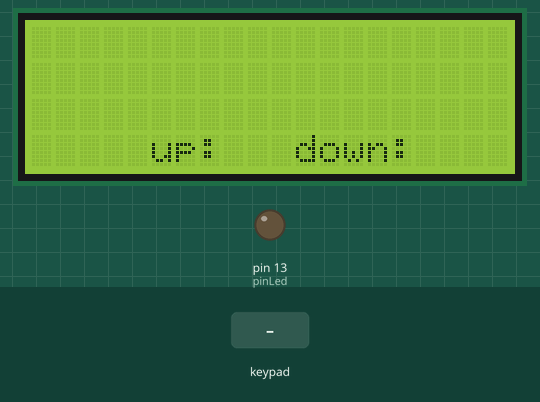
Bench run of a sketch on a simulated Arduino Uno, built with avr-gcc and run on an emulated ATmega328P. On the bench: 20×4 character LCD, output pins drawn as LEDs (lit = HIGH). Wiring (inferred from the names in the program): 4×4 keypad with keys 1 2 3 A 4 5 6 B 7 8 9 C * 0 # D (labels assumed): rows pin 9, pin 8, pin 7, pin 6; columns pin 5, pin 4, pin 3, pin 2. The inputs (shaded band) are chosen by the test bench. Pins used as bus, display or sensor lines are not drawn.

Above: at 1.2 s.
1.3 s: keypad keys 9 8 7 6 # pressed 0.4 s apart
At 3.6 s:
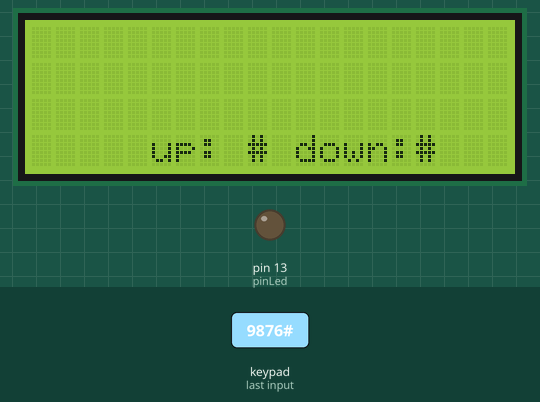
4.8 s: key 'A' pressed
At 5.3 s:
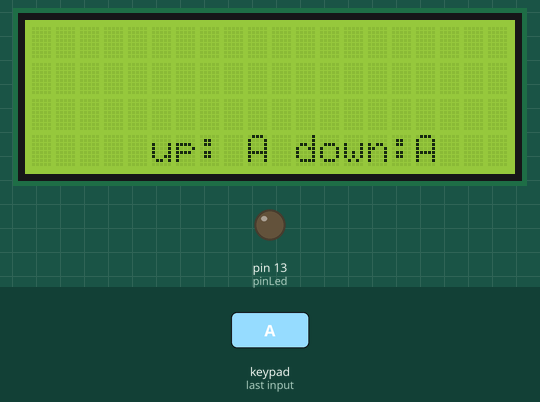
6.5 s: keypad keys 9 8 7 6 * pressed 0.4 s apart
At 9.1 s:
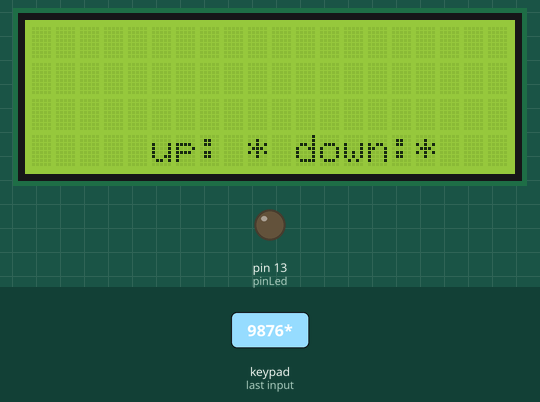
10.0 s: key 'B' pressed
At 11.4 s:
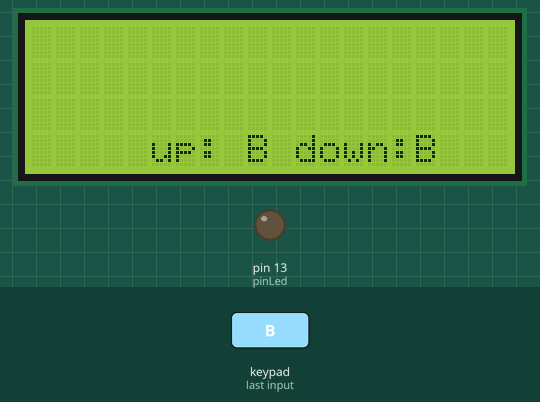
11.7 s: keypad keys 9 8 7 6 D pressed 0.4 s apart
At 12.01 s:
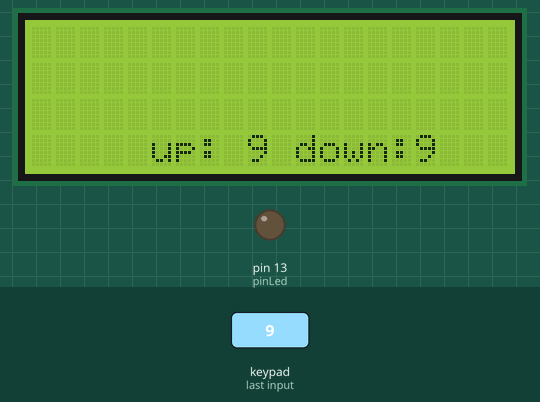
15.2 s: key 'C' pressed
At 16.5 s:
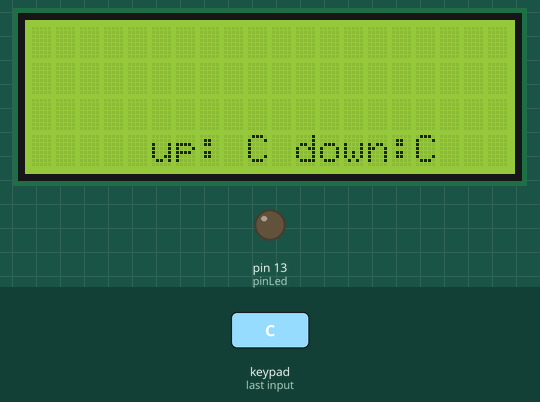
Timing chart, 0 to 17.9 s (numbered marks = the images above; inputs shaded):
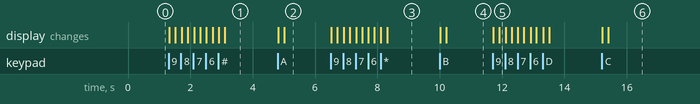

The sketch:

nano_max.ino
```cpp
#include <LiquidCrystal_I2C.h>

#include "nm_key_board.h"

#define LCD_ROW_DEBUG    3
#define LCD_ROW_COUNT    4
#define LCD_COL_DEBUG_1  0
#define LCD_COL_DEBUG_2  5
#define LCD_COL_DEBUG_3  9
#define LCD_COL_DEBUG_4 11
#define LCD_COL_DEBUG_5 16
#define LCD_COL_COUNT   20

int pinBtnRow[R_COUNT] = {9,8,7,6}; //  D6 = header pin 9, D7 = pin 10 ...
int pinBtnCol[C_COUNT] = {5,4,3,2}; //  D2 = header pin 5, D3 = pin 6 ...
const int pinLed       = 13; // D13 = on board LED

void keyDown(int key);
void keyUp(int key);

// set the LCD address to 0x27
// A FEW use address 0x3F
// Set the pins on the I2C chip used for LCD connections:
//                    addr, en,rw,rs,d4,d5,d6,d7,bl,blpol
LiquidCrystal_I2C lcd(0x27, 2, 1, 0, 4, 5, 6, 7, 3, POSITIVE);

NmKeyBoard keyBoard(pinBtnRow, pinBtnCol, keyDown, keyUp);

void setup() {
  Serial.begin(9600);
  lcd.begin(LCD_COL_COUNT, LCD_ROW_COUNT);

  pinMode(pinLed, OUTPUT);

  lcd.setCursor(LCD_COL_DEBUG_2, LCD_ROW_DEBUG);
  lcd.print("up:");
  lcd.setCursor(LCD_COL_DEBUG_4, LCD_ROW_DEBUG);
  lcd.print("down:");
}

void loop() {
  keyBoard.keyBoardTask();
}

void keyDown(int key) {
  lcd.setCursor(LCD_COL_DEBUG_5, LCD_ROW_DEBUG);
  printKeyToLcd(key);
}

void keyUp(int key) {
  lcd.setCursor(LCD_COL_DEBUG_3, LCD_ROW_DEBUG);
  printKeyToLcd(key);
}

void printKeyToLcd(int key) {
  switch (key) {
    case KEY_0:
      lcd.print("0");
      break;
    case KEY_1:
      lcd.print("1");
      break;
    case KEY_2:
      lcd.print("2");
      break;
    case KEY_3:
      lcd.print("3");
      break;
    case KEY_4:
      lcd.print("4");
      break;
    case KEY_5:
      lcd.print("5");
      break;
    case KEY_6:
      lcd.print("6");
      break;
    case KEY_7:
      lcd.print("7");
      break;
    case KEY_8:
      lcd.print("8");
      break;
    case KEY_9:
      lcd.print("9");
      break;
    case KEY_ASTR:
      lcd.print("*");
      break;
    case KEY_HASH:
      lcd.print("#");
      break;
    case KEY_A:
      lcd.print("A");
      break;
    case KEY_B:
      lcd.print("B");
      break;
    case KEY_C:
      lcd.print("C");
      break;
    case KEY_D:
      lcd.print("D");
      break;
  }
}
```

nm_key_board.cpp
```cpp
#include "Arduino.h"
#include "nm_key_board.h"

NmKeyBoard::NmKeyBoard(int *pinBtnRow, int *pinBtnCol, void (*onKeyDownHandler)(int), void (*onKeyUpHandler)(int)) {
  for (int c=0; c < C_COUNT; c++) {
    _pinBtnCol[c] = pinBtnCol[c];
    pinMode(_pinBtnCol[c], INPUT_PULLUP);
  }

  for (int r=0; r < R_COUNT; r++) {
    _pinBtnRow[r] = pinBtnRow[r];
    pinMode(_pinBtnRow[r], OUTPUT);
    digitalWrite(_pinBtnRow[r], HIGH);
  }

  for (int c=0; c < C_COUNT; c++) {
    for (int r=0; r < R_COUNT; r++) {
      _buttonState[r][c] = BTN_STATE_OPENED;
    }
  }

  this->onKeyDown = onKeyDownHandler;
  this->onKeyUp = onKeyUpHandler;
}

void NmKeyBoard::keyBoardTask() {
  unsigned long currentMillis = millis();
  if (currentMillis - _keyBoardTimer >= _keyBoardTaskTime) {
    _keyBoardTimer = currentMillis;
    for (int r=0; r < R_COUNT; r++) {
      digitalWrite(_pinBtnRow[r], LOW);
      for (int c=0; c < C_COUNT; c++) {
        processButtonState(r, c);
      }
      digitalWrite(_pinBtnRow[r], HIGH);
    }
  }
}

void NmKeyBoard::processButtonState(int r, int c) {
  int newPinState = digitalRead(_pinBtnCol[c]);
  unsigned long timeCurrent = millis();

  switch (_buttonState[r][c]) {
    case BTN_STATE_CLOSING:
      if (newPinState == HIGH) {
        _buttonState[r][c] = BTN_STATE_OPENED;
      }
      else if (timeCurrent - _timeBtnStateClosing >= MIN_CLOSING_TIME) {
        _buttonState[r][c] = BTN_STATE_CLOSED;
        if (this->onKeyDown) {
          this->onKeyDown(r * C_COUNT + c);
        }
      }
      break;
    case BTN_STATE_CLOSED:
      if (newPinState == HIGH) {
         _timeBtnStateOpening = millis();
         _buttonState[r][c] = BTN_STATE_OPENING;
      }
      break;
    case BTN_STATE_OPENING:
      if (newPinState == LOW) {
        _buttonState[r][c] = BTN_STATE_CLOSED;
      }
      else if (timeCurrent - _timeBtnStateOpening >= MIN_OPENING_TIME) {
        _buttonState[r][c] = BTN_STATE_OPENED;
        if (this->onKeyUp) {
          this->onKeyUp(r * C_COUNT + c);
        }
      }
      break;
    case BTN_STATE_OPENED:
      if (newPinState == LOW) {
        _timeBtnStateClosing = millis();
        _buttonState[r][c] = BTN_STATE_CLOSING;
      }
      break;
  }
}
```

nm_key_board.h
```cpp
#ifndef NM_KEY_BOARD_H
#define NM_KEY_BOARD_H

#include "Arduino.h"

#define BTN_STATE_CLOSING 0
#define BTN_STATE_CLOSED  1
#define BTN_STATE_OPENING 2
#define BTN_STATE_OPENED  3

#define R_COUNT 4
#define C_COUNT 4

#define KEY_1     0
#define KEY_2     1
#define KEY_3     2
#define KEY_A     3

#define KEY_4     4
#define KEY_5     5
#define KEY_6     6
#define KEY_B     7

#define KEY_7     8
#define KEY_8     9
#define KEY_9    10
#define KEY_C    11

#define KEY_ASTR 12
#define KEY_0    13
#define KEY_HASH 14
#define KEY_D    15

#define MIN_CLOSING_TIME 10  // milliseconds
#define MIN_OPENING_TIME 50  // milliseconds

class NmKeyBoard {
  public:
    NmKeyBoard(int *pinBtnRow, int *pinBtnCol, void (*onKeyDown)(int), void (*onKeyUp)(int));
    void keyBoardTask();
  private:
    int _pinBtnRow[R_COUNT];
    int _pinBtnCol[C_COUNT];
    int _buttonState[R_COUNT][C_COUNT];
    unsigned long _timeBtnStateClosing = 0;
    unsigned long _timeBtnStateOpening = 0;
    unsigned long _keyBoardTimer = 0;
    unsigned long _keyBoardTaskTime  = 10; // milliseconds
    void processButtonState(int r, int c);
    void buttonDown(int r, int c);
    void buttonUp(int r, int c);
    void (*onKeyDown)(int);
    void (*onKeyUp)(int);
};

#endif
```

Measured:
- after the input at 1.3 s, the display: first changes at once (image 1 shows a later state)
- after the input at 4.8 s, the display: first changes at once (image 2 shows a later state)
- after the input at 6.5 s, the display: first changes at once (image 3 shows a later state)
- after the input at 10.0 s, the display: first changes at once (image 4 shows a later state)
- after the input at 11.7 s, the display: first changes at once (image 5 shows a later state)
- after the input at 15.2 s, the display: first changes at once (image 6 shows a later state)
